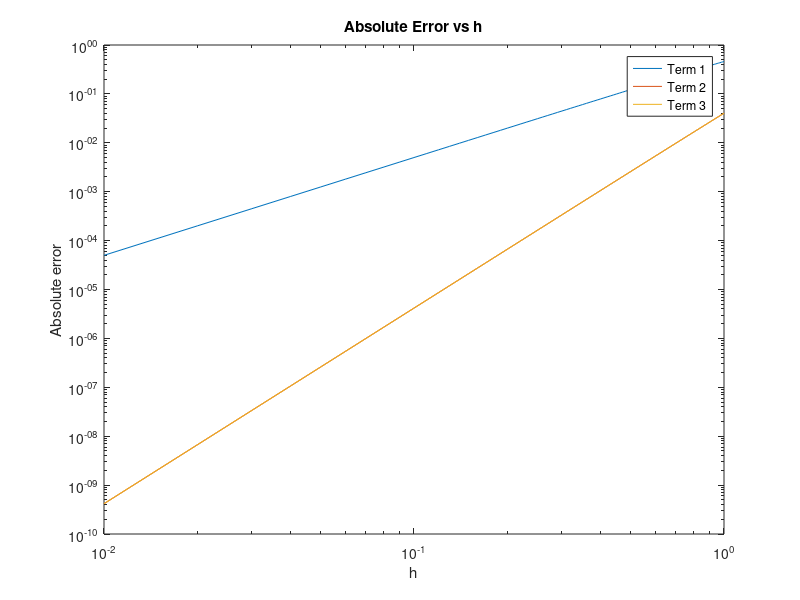

Write the MATLAB code that produced this figure.
%% Problem 10
h=0:0.01:1; %the change from x knot to x (aka step size)

term1=zeros(1,101);
term2=zeros(1,101);
term3=zeros(1,101);
    
error=zeros(3,101);
    for i=1:101
        %term1(i)=sin(pi/2); exclude zero order
        term1(i)=sin(pi/2)+cos(pi/2)*(h(i));
        term2(i)=sin(pi/2)+cos(pi/2)*(h(i))-sin(pi/2)*(h(i)^2/factorial(2));
        term3(i)=sin(pi/2)+cos(pi/2)*(h(i))-sin(pi/2)*(h(i)^2/factorial(2))-cos(pi/2)*(h(i)^3/factorial(3));
        
        error(1,i)=abs((term1(i)-sin(pi/2+h(i))));
        error(2,i)=abs((term2(i)-sin(pi/2+h(i))));
        error(3,i)=abs((term2(i)-sin(pi/2+h(i))));
    end
%% Graphing    
    loglog(h,error(1,:));
    hold on
    loglog(h,error(2,:));
    loglog(h,error(3,:));
    
title('Absolute Error vs h')
xlabel('h')
ylabel('Absolute error')
legend({'Term 1','Term 2','Term 3'})

%% Commentary
%As h increases for each term the absolute error increases. Term 2 and Term
%3 have the same curve which shows that they have the same absolute error
%per h value or step size. The reason they share the same line is because
%our function is centered at pi/2, so all cos(pi/2) values will equal 0. 